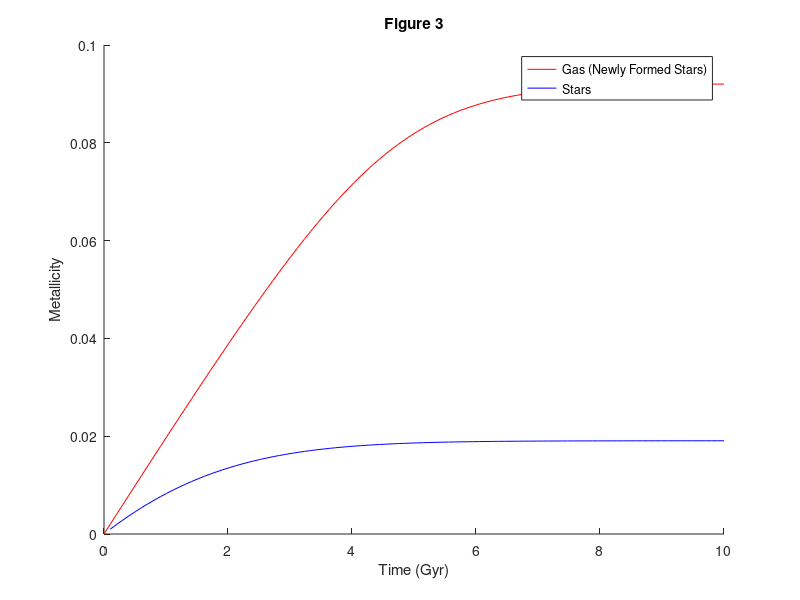
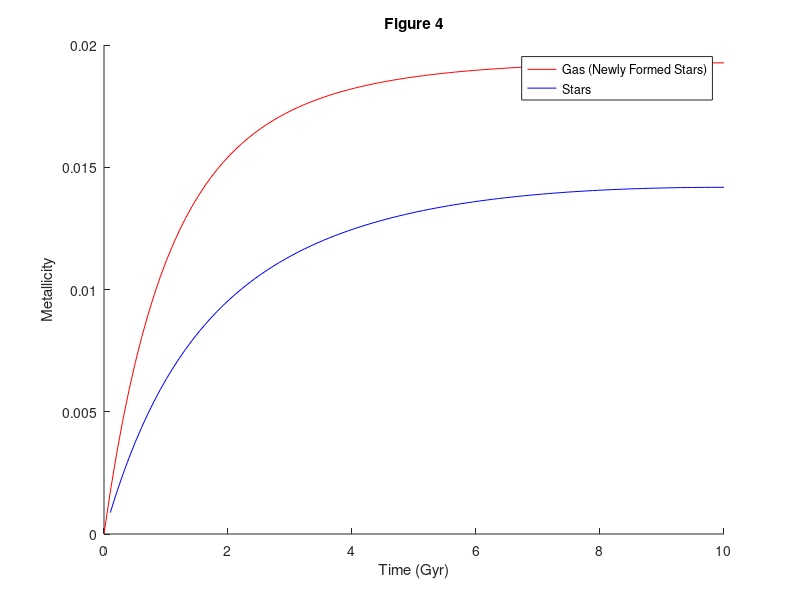

MATLAB code for these plots, in order:
% Logan Prust - Astro 586 - Exam 1

clear,clc;

n=100;
t=linspace(0,10,n);
Zsun=0.02;
y=Zsun;
taub=1;
taud=10;

for i=1:n
    mub(i)=0.99*exp(-t(i)/taub)+0.01;
    Zb(i)=y*log(1/mub(i));
    Zsb(i)=y*(1-mub(i)/(1-mub(i))*log(1/mub(i)));
    mud(i)=1/(1+0.9*exp(-t(i)/taud)*t(i));
    nud(i)=0.9*exp(-t(i)/taud)*t(i);
    Zd(i)=y*(1-exp(-nud(i)));
    Zsd(i)=y-mud(i)/(1-mud(i))*Zd(i);
end

figure(1);
hold on;
plot(t,Zb,'r');
plot(t,Zsb,'b');
title('Figure 3');
xlabel('Time (Gyr)');
ylabel('Metallicity');
legend('Gas (Newly Formed Stars)','Stars');

figure(2);
hold on;
plot(t,Zd,'r');
plot(t,Zsd,'b');
title('Figure 4');
xlabel('Time (Gyr)');
ylabel('Metallicity');
legend('Gas (Newly Formed Stars)','Stars');
